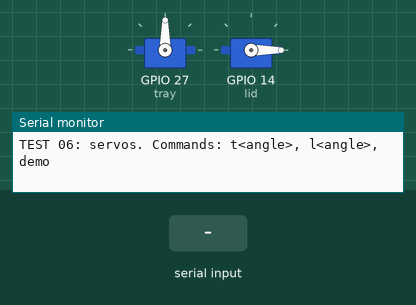
Recording of a sketch running on a simulated ESP32. Shown: 2 × servo, the last lines printed to the serial monitor. The test bench sets the inputs (shaded band).

Above: at 1.2 s.
1.3 s: "demo\n" received over Serial
At 2.5 s:
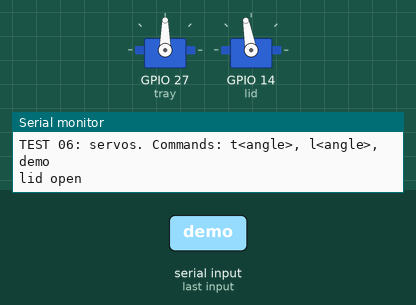
7.3 s: "t,45\n" received over Serial
At 8.4 s:
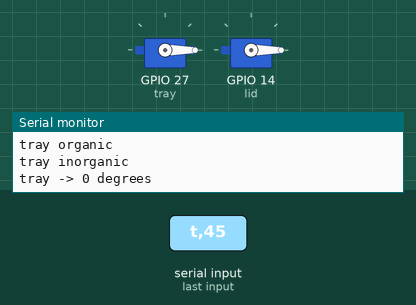
9.0 s: "l90\n" received over Serial
At 9.5 s:
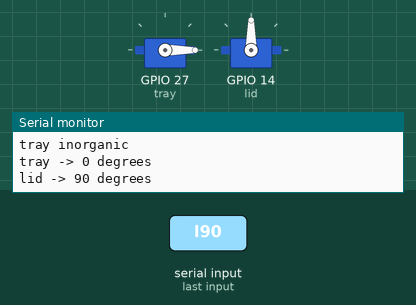
10.5 s: "t90\n" received over Serial
At 11.7 s:
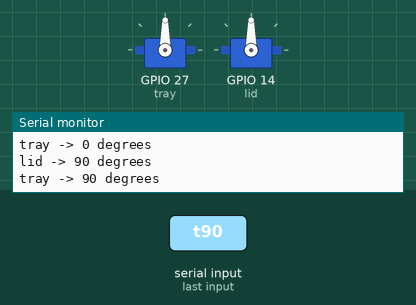
12.0 s: "l,45\n" received over Serial
At 13.0 s:
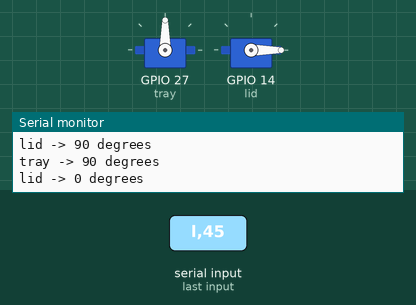
Timing chart, 0 to 14.5 s (numbered marks = the images above; inputs shaded):
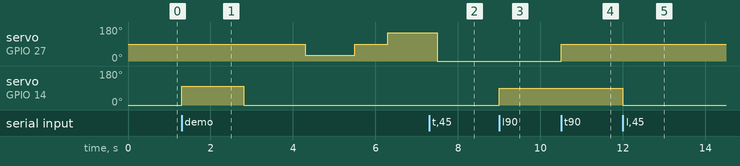

The sketch:

06_servos.ino
```cpp
/*
 * TEST 06 - tray + lid servos and finding the right angles (main ESP32 DevKit)
 * Library: ESP32Servo
 * Wiring: servo signal (orange/yellow) -> GPIO27 (tray) and GPIO14 (lid)
 *         servo red  -> +5V of the EXTERNAL 5V adapter (never the ESP32 5V pin)
 *         servo brown -> GND of the adapter AND GND of the ESP32 (common ground)
 *         1000 uF capacitor across the adapter's +5V and GND (long leg / + to +5V)
 * Use: Serial Monitor at 115200, "Newline" line ending. Type commands:
 *   t90   -> tray to 90 degrees     l0  -> lid to 0 degrees
 *   demo  -> runs the same movements as the real firmware
 * Write down the tray angles for "flat", "drop left (organic)", "drop right (inorganic)" and the lid angles
 * for "closed" / "open", then copy them into esp32_main.ino (TRAY_CENTER, TRAY_ORGANIC, ...).
 */
#include <ESP32Servo.h>
Servo tray, lid;
const int TRAY_CENTER = 90, TRAY_ORGANIC = 30, TRAY_INORGANIC = 150, LID_CLOSED = 0, LID_OPEN = 100;

void setup() {
  Serial.begin(115200);
  ESP32PWM::allocateTimer(0);
  ESP32PWM::allocateTimer(1);
  tray.setPeriodHertz(50); tray.attach(27, 500, 2400);
  lid.setPeriodHertz(50);  lid.attach(14, 500, 2400);
  tray.write(TRAY_CENTER); lid.write(LID_CLOSED);
  Serial.println("TEST 06: servos. Commands: t<angle>, l<angle>, demo");
}

void loop() {
  if (!Serial.available()) return;
  String cmd = Serial.readStringUntil('\n'); cmd.trim();
  if (cmd == "demo") {
    Serial.println("lid open");  lid.write(LID_OPEN);  delay(1500);
    Serial.println("lid close"); lid.write(LID_CLOSED); delay(1500);
    Serial.println("tray organic");   tray.write(TRAY_ORGANIC);   delay(1200); tray.write(TRAY_CENTER); delay(800);
    Serial.println("tray inorganic"); tray.write(TRAY_INORGANIC); delay(1200); tray.write(TRAY_CENTER);
  } else if (cmd.length() > 1 && (cmd[0] == 't' || cmd[0] == 'l')) {
    int a = constrain(cmd.substring(1).toInt(), 0, 180);
    (cmd[0] == 't' ? tray : lid).write(a);
    Serial.printf("%s -> %d degrees\n", cmd[0] == 't' ? "tray" : "lid", a);
  }
}
```

Measured:
- after the input at 1.3 s, servo on GPIO 27 (tray): 90° → 30° after 3.0 s, → 90° 1.2 s later, → 150° 0.80 s later; servo on GPIO 14 (lid): 0° → 100° at once, → 0° 1.5 s later
- after the input at 7.3 s, servo on GPIO 27 (tray): 150° → 0° after 0.20 s
- after the input at 9.0 s, servo on GPIO 14 (lid): 0° → 90° at once
- after the input at 10.5 s, servo on GPIO 27 (tray): 0° → 90° at once
- after the input at 12.0 s, servo on GPIO 14 (lid): 90° → 0° at once
